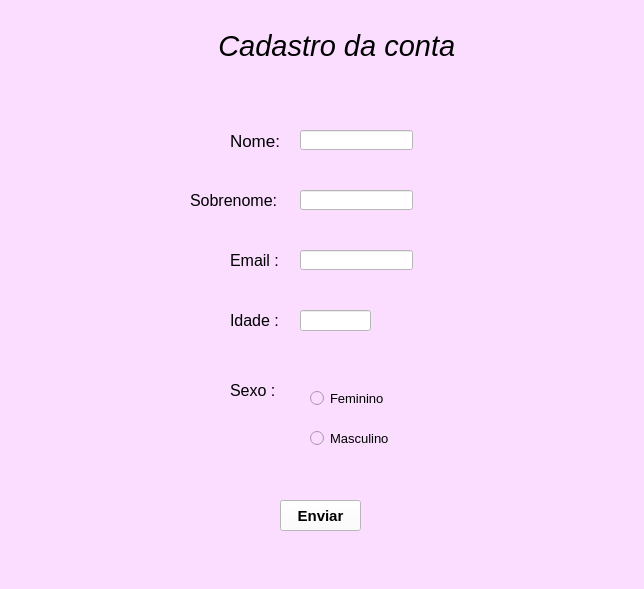
<?xml version="1.0" encoding="UTF-8"?>
<ui version="4.0">
 <class>MainWindow</class>
 <widget class="QMainWindow" name="MainWindow">
  <property name="geometry">
   <rect>
    <x>0</x>
    <y>0</y>
    <width>644</width>
    <height>589</height>
   </rect>
  </property>
  <property name="windowTitle">
   <string>MainWindow</string>
  </property>
  <property name="styleSheet">
   <string notr="true">background-color: rgb(250, 221, 255);
</string>
  </property>
  <widget class="QWidget" name="centralwidget">
   <widget class="QLabel" name="label">
    <property name="geometry">
     <rect>
      <x>170</x>
      <y>-10</y>
      <width>311</width>
      <height>111</height>
     </rect>
    </property>
    <property name="font">
     <font>
      <pointsize>22</pointsize>
      <weight>50</weight>
      <italic>true</italic>
      <bold>false</bold>
      <strikeout>false</strikeout>
     </font>
    </property>
    <property name="text">
     <string>      Cadastro da conta</string>
    </property>
   </widget>
   <widget class="QLabel" name="label_2">
    <property name="geometry">
     <rect>
      <x>230</x>
      <y>130</y>
      <width>51</width>
      <height>21</height>
     </rect>
    </property>
    <property name="font">
     <font>
      <pointsize>13</pointsize>
      <weight>50</weight>
      <italic>false</italic>
      <bold>false</bold>
     </font>
    </property>
    <property name="text">
     <string>Nome:</string>
    </property>
   </widget>
   <widget class="QLabel" name="label_3">
    <property name="geometry">
     <rect>
      <x>190</x>
      <y>190</y>
      <width>91</width>
      <height>21</height>
     </rect>
    </property>
    <property name="font">
     <font>
      <pointsize>12</pointsize>
     </font>
    </property>
    <property name="text">
     <string>Sobrenome:</string>
    </property>
   </widget>
   <widget class="QLabel" name="label_4">
    <property name="geometry">
     <rect>
      <x>230</x>
      <y>240</y>
      <width>61</width>
      <height>41</height>
     </rect>
    </property>
    <property name="font">
     <font>
      <pointsize>12</pointsize>
     </font>
    </property>
    <property name="text">
     <string>Email :</string>
    </property>
   </widget>
   <widget class="QLineEdit" name="lineEdit">
    <property name="geometry">
     <rect>
      <x>300</x>
      <y>130</y>
      <width>113</width>
      <height>20</height>
     </rect>
    </property>
    <property name="styleSheet">
     <string notr="true">background:rgb(255, 255, 255)</string>
    </property>
   </widget>
   <widget class="QLineEdit" name="lineEdit_2">
    <property name="geometry">
     <rect>
      <x>300</x>
      <y>190</y>
      <width>113</width>
      <height>20</height>
     </rect>
    </property>
    <property name="styleSheet">
     <string notr="true">background-color: rgb(255, 255, 255);</string>
    </property>
   </widget>
   <widget class="QLineEdit" name="lineEdit_3">
    <property name="geometry">
     <rect>
      <x>300</x>
      <y>250</y>
      <width>113</width>
      <height>20</height>
     </rect>
    </property>
    <property name="styleSheet">
     <string notr="true">background:rgb(255, 255, 255)</string>
    </property>
   </widget>
   <widget class="QRadioButton" name="radioButton">
    <property name="geometry">
     <rect>
      <x>310</x>
      <y>390</y>
      <width>82</width>
      <height>17</height>
     </rect>
    </property>
    <property name="font">
     <font>
      <pointsize>10</pointsize>
     </font>
    </property>
    <property name="text">
     <string>Feminino</string>
    </property>
   </widget>
   <widget class="QRadioButton" name="radioButton_2">
    <property name="geometry">
     <rect>
      <x>310</x>
      <y>430</y>
      <width>82</width>
      <height>17</height>
     </rect>
    </property>
    <property name="font">
     <font>
      <pointsize>10</pointsize>
     </font>
    </property>
    <property name="text">
     <string>Masculino</string>
    </property>
   </widget>
   <widget class="QLabel" name="label_5">
    <property name="geometry">
     <rect>
      <x>230</x>
      <y>370</y>
      <width>71</width>
      <height>41</height>
     </rect>
    </property>
    <property name="font">
     <font>
      <pointsize>12</pointsize>
     </font>
    </property>
    <property name="text">
     <string>Sexo :</string>
    </property>
   </widget>
   <widget class="QPushButton" name="pushButton">
    <property name="geometry">
     <rect>
      <x>280</x>
      <y>500</y>
      <width>81</width>
      <height>31</height>
     </rect>
    </property>
    <property name="font">
     <font>
      <pointsize>11</pointsize>
      <weight>75</weight>
      <bold>true</bold>
     </font>
    </property>
    <property name="styleSheet">
     <string notr="true">background-color: rgb(255, 255, 255);</string>
    </property>
    <property name="text">
     <string>Enviar</string>
    </property>
   </widget>
   <widget class="QLineEdit" name="lineEdit_4">
    <property name="geometry">
     <rect>
      <x>300</x>
      <y>310</y>
      <width>71</width>
      <height>21</height>
     </rect>
    </property>
    <property name="styleSheet">
     <string notr="true">background-color: rgb(255, 255, 255);</string>
    </property>
   </widget>
   <widget class="QLabel" name="label_6">
    <property name="geometry">
     <rect>
      <x>230</x>
      <y>310</y>
      <width>61</width>
      <height>21</height>
     </rect>
    </property>
    <property name="font">
     <font>
      <pointsize>12</pointsize>
     </font>
    </property>
    <property name="text">
     <string>Idade : </string>
    </property>
   </widget>
  </widget>
  <widget class="QMenuBar" name="menubar">
   <property name="geometry">
    <rect>
     <x>0</x>
     <y>0</y>
     <width>644</width>
     <height>21</height>
    </rect>
   </property>
  </widget>
  <widget class="QStatusBar" name="statusbar"/>
 </widget>
 <resources/>
 <connections/>
</ui>
